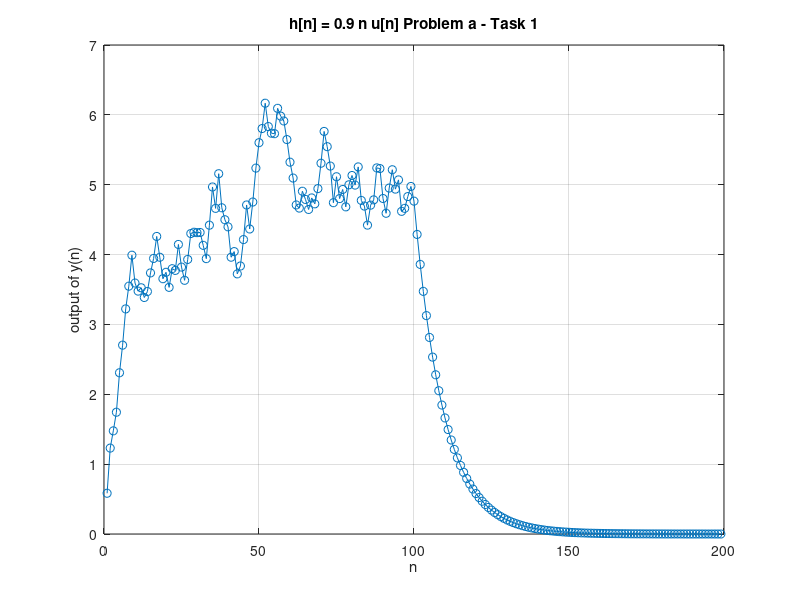
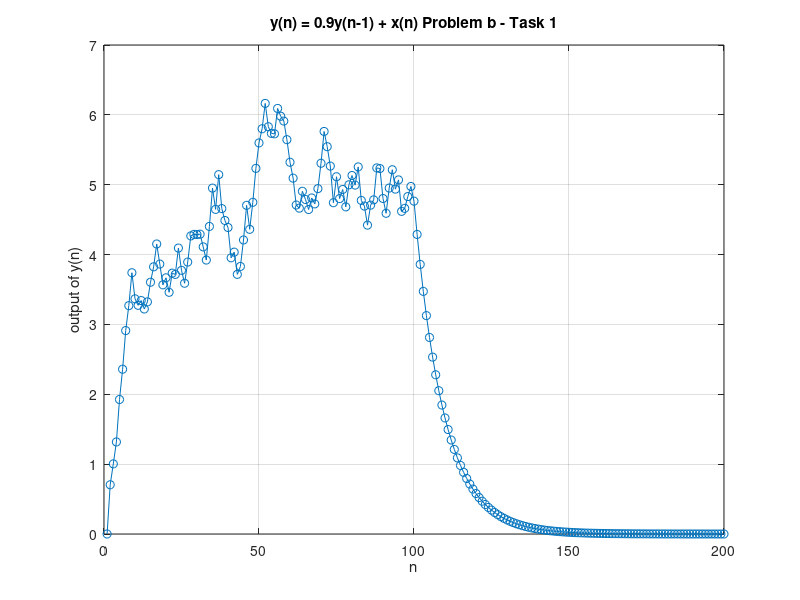

Recreate these plots in MATLAB, in order.
clc;
clear all;
close all;

% problem a
x = rand(100,1); % create a random sequence x(n) using this command
for i = 1:1:100
    x(i+100) = 0; % padding x(n) with zeros beyond required n =99;
end
n=(0:1:99)'; % define n = 0,1,2,3 ...99
h = 0.9.^n; % define h(n)
y = conv(x, h); % find the convolution of x(n and h(n).
figure;
plot(y(1:199), '-o'); grid on;
xlabel('n'); ylabel('output of y(n)'); 
title('h[n] = 0.9 n u[n] Problem a - Task 1');

% problem b
yf(1)=0; % initialize y(-1) with 0.
for i=2:1:200
    yf(i)=0.9*yf(i-1)+x(i); % Find the convolution sum using y(n) = 0.9y(n-1)+x(n)
end
figure;
plot(yf, '-o'); grid on;
xlabel('n'); ylabel('output of y(n)'); 
title('y(n) = 0.9y(n-1) + x(n) Problem b - Task 1');
